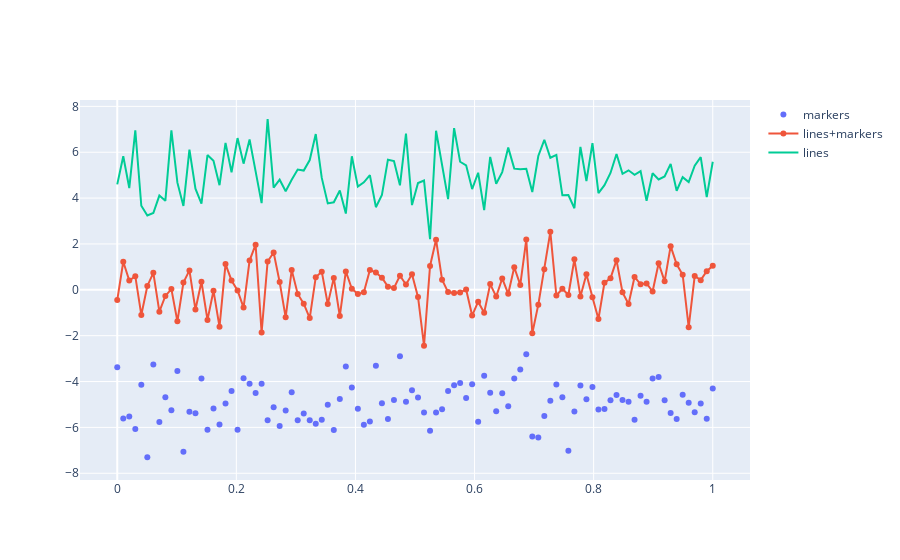

This figure's notebook cell:
### Code cell
import plotly.graph_objects as go

# Create random data with numpy
import numpy as np
np.random.seed(1)

N = 100
random_x = np.linspace(0, 1, N)
random_y0 = np.random.randn(N) - 5
random_y1 = np.random.randn(N)
random_y2 = np.random.randn(N) + 5

fig = go.Figure()

# Add traces
fig.add_trace(go.Scatter(x=random_x, y=random_y0,
                        mode='markers',
                        name='markers'
                        ))
fig.add_trace(go.Scatter(x=random_x, y=random_y1,
                        mode='lines+markers',
                        name='lines+markers'
                        ))
fig.add_trace(go.Scatter(x=random_x, y=random_y2,
                        mode='lines',
                        name='lines'
                        ))

fig.show()
